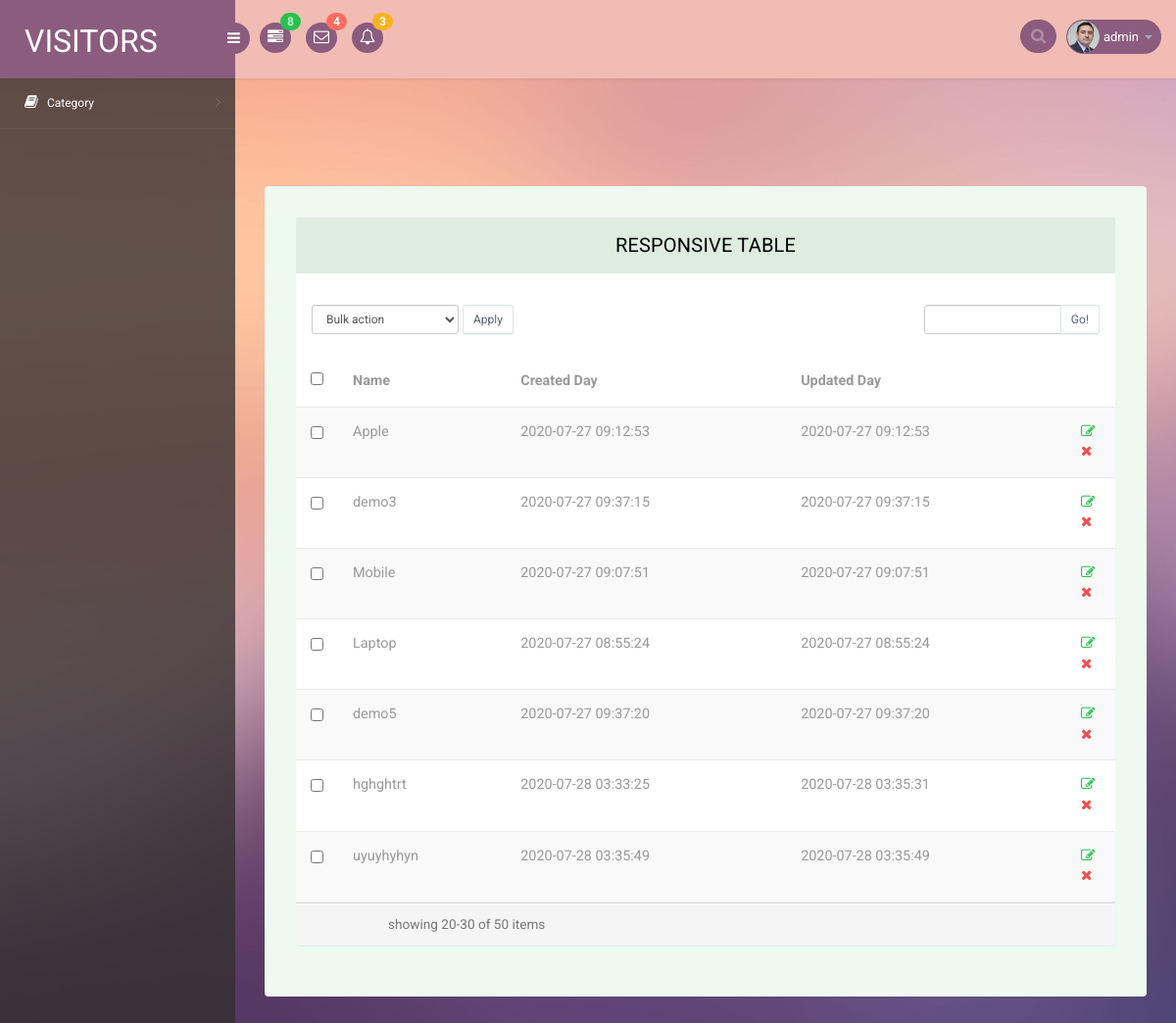
The app's page /index.php?controller=category (signed in) with its own data.
### tables this page shows
CREATE TABLE IF NOT EXISTS `categories` (
  `id` int(10) UNSIGNED NOT NULL AUTO_INCREMENT,
  `name` varchar(255) DEFAULT NULL,
  `created_at` timestamp NULL DEFAULT NULL,
  `updated_at` timestamp NULL DEFAULT NULL,
  PRIMARY KEY (`id`)
);

### Controllers/BaseController.php (called while the page is built, shortened)
<?php
class BaseController
{
    protected function view($viewPath, array $data = []){
        return require (self::VIEW_FOLDER_NAME . '/' . str_replace('.', '/', $viewPath) . '.php');
    }
}

### Controllers/CategoryController.php (called while the page is built, shortened)
<?php
class CategoryController extends BaseController
{
    private $categoryModel;
    public function __construct()
    {
        $this->categoryModel = new CategoryModel();
    }
    public function index(){
        $categories = $this->categoryModel->getAll();
        return $this->view('backend.categories.show',['categories' => $categories]);
    }
}

### index.php (called while the page is built, shortened)
<?php
require_once './Core/Database.php';
require_once './Models/BaseModel.php';
require_once './Controllers/BaseController.php';
$actioneName = $_REQUEST['action'] ?? 'index';
$controllerObject = new $controllerName;
$controllerObject->$actioneName();

### Core/Database.php (called while the page is built, shortened)
<?php
class Database
{
    public function connect(){
        $connect = mysqli_connect(self::HOST, self::USERNAME, self::PASSWORD, self::DB_NAME);
        mysqli_set_charset($connect, "utf8");
        if (mysqli_connect_errno() === 0){
            return $connect;
        }
        return false;
    }
}

### Models/BaseModel.php (called while the page is built, shortened)
<?php
class BaseModel extends Database
{
    protected $connect;
    public function __construct()
    {
        $this->connect = $this->connect();
    }
    public function all($table, $select = ['*'], $orderBy = [] , $start = '', $limit = ''){
        $column = implode(',', $select);
        $columnOrder = implode(' ', $orderBy);
        if($columnOrder !== '' && ($start !== '' || $start == 0) && $limit !== ''){
            $sql = "Select ${column} from ${table} order by ${columnOrder} LIMIT ${start},${limit} ";
        }else if ($columnOrder !== '' && $start == '' && $limit == ''){
            $sql = "Select ${column} from ${table} order by ${columnOrder}";
        } else if ($columnOrder == '' && ($start !== '' || $start == 0) && $limit !== ''){
            $sql = "Select ${column} from ${table} LIMIT ${start},${limit}";
        } else {
            $sql = "Select ${column} from ${table}";
        }
        $query = $this->_query($sql);
        $data = [];
        while ($row = mysqli_fetch_assoc($query)){
            array_push($data, $row);
        }
        return $data;
    }
    private function _query($sql){
        return mysqli_query($this->connect,$sql);
    }
}

### Models/CategoryModel.php (called while the page is built, shortened)
<?php
class CategoryModel extends BaseModel
{
    public function getAll( $select = ['*'], $orderBy = [] , $start = '', $limit = ''){
        return $this->all(self::TABLE_NAME, $select, $orderBy, $start, $limit);
    }
}

### Views/backend/categories/show.php (the view, shortened to what this page needs)
<?php
require_once 'Views/backend/partitions/header.php';
?>
<section class="wrapper">
    <div class="table-agile-info">
        <div class="panel panel-default">
            <div class="panel-heading">
                Responsive Table
            </div>
            <div class="row w3-res-tb">
                <div class="col-sm-5 m-b-xs">
                    <select class="input-sm form-control w-sm inline v-middle">
                        <option value="0">Bulk action</option>
                    </select>
                    <button class="btn btn-sm btn-default">Apply</button>
                </div>
                <div class="col-sm-4">
                </div>
                <div class="col-sm-3">
                    <div class="input-group">
                        <input type="text" class="input-sm form-control" placeholder="Search">
                        <span class="input-group-btn">
            <button class="btn btn-sm btn-default" type="button">Go!</button>
          </span>
                    </div>
                </div>
            </div>
            <div class="table-responsive">
                <table class="table table-striped b-t b-light">
                    <thead>
                    <tr>
                        <th style="width:20px;">
                            <label class="i-checks m-b-none">
                                <input type="checkbox"><i></i>
                            </label>
                        </th>
                        <th>Name</th>
                        <th>Created Day</th>
                        <th>Updated Day</th>
                        <th style="width:50px;"></th>
                    </tr>
                    </thead>
                    <tbody>
                    <?php foreach ($categories as $key => $category) { ?>
                    <tr>
                        <td><label class="i-checks m-b-none"><input type="checkbox" name="post[]"><i></i></label></td>
                        <td><?php echo $category['name'] ?></td>
                        <td><span class="text-ellipsis"><?php echo $category['created_at'] ?></span></td>
                        <td><span class="text-ellipsis"><?php echo $category['updated_at'] ?></span></td>
                        <td>
                            <a href="admin.php?controller=category&action=show&id=<?php echo $category['id'] ?>" class="active styling-edit" ui-toggle-class="">
                                <i class="fa fa-pencil-square-o text-success text-active"></i>
                            </a>
                            <a onclick="return confirm('Bạn có chắc muốn xóa?')" href="admin.php?controller=category&action=delete&id=<?php echo $category['id'] ?>" class="active styling-edit" ui-toggle-class="">
                                <i class="fa fa-times text-danger text"></i>
                            </a>
                        </td>
                    </tr>
                    <?php } ?>
                    </tbody>
                </table>
            </div>
            <footer class="panel-footer">
                <div class="row">
                    <div class="col-sm-5 text-center">
                        <small class="text-muted inline m-t-sm m-b-sm">showing 20-30 of 50 items</small>
                    </div>
                    <div class="col-sm-7 text-right text-center-xs">
                    </div>
                </div>
            </footer>
        </div>
    </div>
</section>
<?php
require_once 'Views/backend/partitions/footer.php';
?>

### Public/backend/css/style.css (style rules this page uses)
html, body { font-family: 'Roboto', sans-serif; font-size: 100%; overflow-x: hidden; background: url(../images/bg.jpg) no-repeat 0px 0px; background-size:cover; }
body a { transition: 0.5s all ease; -webkit-transition: 0.5s all ease; -moz-transition: 0.5s all ease; -o-transition: 0.5s all ease; -ms-transition: 0.5s all ease; text-decoration:none; }
ul,label { margin:0; padding:0; }
.wrapper { display:inline-block; margin-top:80px; padding:15px; width:100%; }
.panel-heading { position: relative; height: 57px; line-height: 57px; letter-spacing: 0.2px; color: #000; font-size: 18px; font-weight: 400; padding: 0 16px; background:#ddede0; border-top-right-radius: 2px; border-top-left-radius: 2px; text-transform: uppercase; text-align: center; }
.panel { border: none ! important; }
.table>thead>tr>th { border-bottom: 1px solid #e1ab91 ! important; }
.table>tbody>tr>td, .table>tbody>tr>th, .table>tfoot>tr>td, .table>tfoot>tr>th, .table>thead>tr>td, .table>thead>tr>th { border-bottom: 1px solid #e9e9e9 ! important; }
.table > thead > tr > th, .table > tbody > tr > th, .table > tfoot > tr > th, .table > thead > tr > td, .table > tbody > tr > td, .table > tfoot > tr > td { border-top: none !important; }
.table td, .table>tbody>tr>td, .table>tbody>tr>th, .table>tfoot>tr>td, .table>tfoot>tr>th, .table>thead>tr>td, .table>thead>tr>th { padding: 15px!important; }
.table > thead > tr > th, .table > tbody > tr > th, .table > tfoot > tr > th, .table > thead > tr > td, .table > tbody > tr > td, .table > tfoot > tr > td { font-size: 0.9em; color: #999; border-top: none !important; }
.input-group { margin-bottom: 20px; }
.table-agile-info { background: #eef9f0; padding: 2em; border-radius: 4px; -webkit-box-shadow: 0 1px 1px rgba(0,0,0,.05); box-shadow: 0 1px 1px rgba(0,0,0,.05); }
.panel-default>.panel-heading { color: #000000 ! important; background-color: #ddede0 ! important; border-color: #ddede0 ! important; font-size: 20px; }
.text-success { color: #27c24c; }
.text-danger { color: #f05050; }
.btn-default { color: #58666e !important; background-color: #fcfdfd; background-color: #fff; border-color: #dee5e7; border-bottom-color: #d8e1e3; -webkit-box-shadow: 0 1px 1px rgba(90, 90, 90, 0.1); box-shadow: 0 1px 1px rgba(90, 90, 90, 0.1); }
select.input-sm { height: 30px; line-height: 30px; }
.w-sm { width: 150px; }
.inline { display: inline-block !important; }
.v-middle { vertical-align: middle !important; }
.m-b-xs { margin-bottom: 5px; }
.w3-res-tb { padding: 2em 1em 0; }

### records on screen
categories: name "Apple", created_at "2020-07-27 09:12:53", updated_at "2020-07-27 09:12:53"
categories: name "demo3", created_at "2020-07-27 09:37:15", updated_at "2020-07-27 09:37:15"
categories: name "Mobile", created_at "2020-07-27 09:07:51", updated_at "2020-07-27 09:07:51"
categories: name "Laptop", created_at "2020-07-27 08:55:24", updated_at "2020-07-27 08:55:24"
categories: name "demo5", created_at "2020-07-27 09:37:20", updated_at "2020-07-27 09:37:20"
categories: name "hghghtrt", created_at "2020-07-28 03:33:25", updated_at "2020-07-28 03:35:31"
categories: name "uyuyhyhyn", created_at "2020-07-28 03:35:49", updated_at "2020-07-28 03:35:49"

### other values on screen
$_SESSION['user_name'] "admin"
